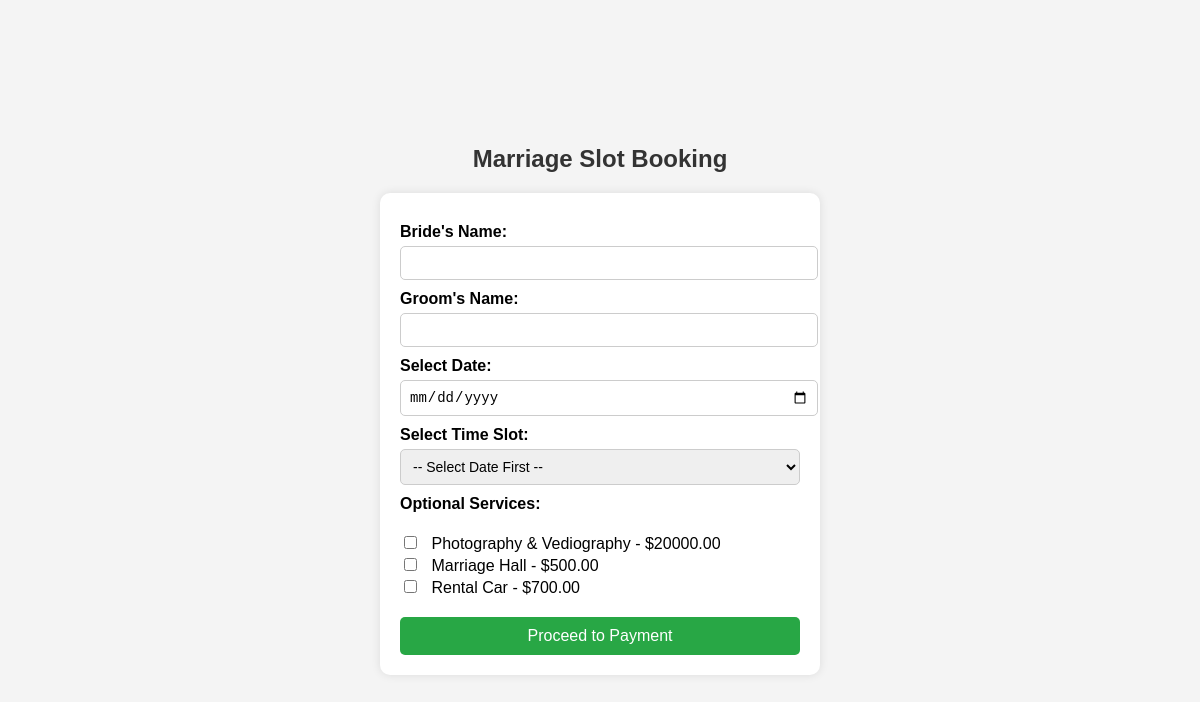
Page /book-marriage/ (signed in) on the committed database.
### temple/models.py (models this page shows, shortened)
class OptionalService(models.Model):
    service_name = models.CharField(max_length=255, unique=True)
    price = models.DecimalField(max_digits=10, decimal_places=2)

### temple/views.py (the view, shortened to what this page needs)
# urls.py: path("book-marriage/", temple.views.book_marriage, name="book_marriage"),
@login_required
def book_marriage(request):
    services = OptionalService.objects.all()
    return render(request, 'book_marriage.html', {'services': services})

### Templates/book_marriage.html (shortened to what this page needs)
<!DOCTYPE html>
<html>
<head>
</head>
<body>
    <h2>Marriage Slot Booking</h2>
    <form method="POST">
        <label>Bride's Name:</label>
        <input type="text" name="bride_name" required><br>
        <label>Groom's Name:</label>
        <input type="text" name="groom_name" required><br>
        <label>Select Date:</label>
        <input type="date" name="date" id="date" onchange="checkAvailableSlots()" required><br>
        <label>Select Time Slot:</label>
        <select name="time_slot" id="time_slot" required>
            <option value="">-- Select Date First --</option>
        </select>
        <label>Optional Services:</label><br>
        {% for service in services %}
            <input type="checkbox" name="services" value="{{ service.id }}">
            {{ service.service_name }} - ${{ service.price }}<br>
        {% endfor %}
        <button type="submit">Proceed to Payment</button>
    </form>
</body>
</html>

### Templates/book_marriage.html (style rules this page uses)
body { font-family: Arial, sans-serif; background-color: #f4f4f4; margin: 0; padding: 0; display: flex; flex-direction: column; justify-content: center; align-items: center; height: 100vh; }
h2 { text-align: center; color: #333; margin-bottom: 20px; }
form { background: white; padding: 20px; border-radius: 10px; box-shadow: 0 0 10px rgba(0, 0, 0, 0.1); width: 400px; }
label { font-weight: bold; display: block; margin-top: 10px; }
input, select { width: 100%; padding: 8px; margin-top: 5px; border: 1px solid #ccc; border-radius: 5px; font-size: 14px; }
input[type="checkbox"] { width: auto; margin-right: 10px; }
button { width: 100%; padding: 10px; background: #28a745; color: white; border: none; border-radius: 5px; font-size: 16px; cursor: pointer; margin-top: 20px; }

### rows in the picture
OptionalService: service_name "Photography & Vediography", price "20000.00"
OptionalService: service_name "Marriage Hall", price "500.00"
OptionalService: service_name "Rental Car", price "700.00"
